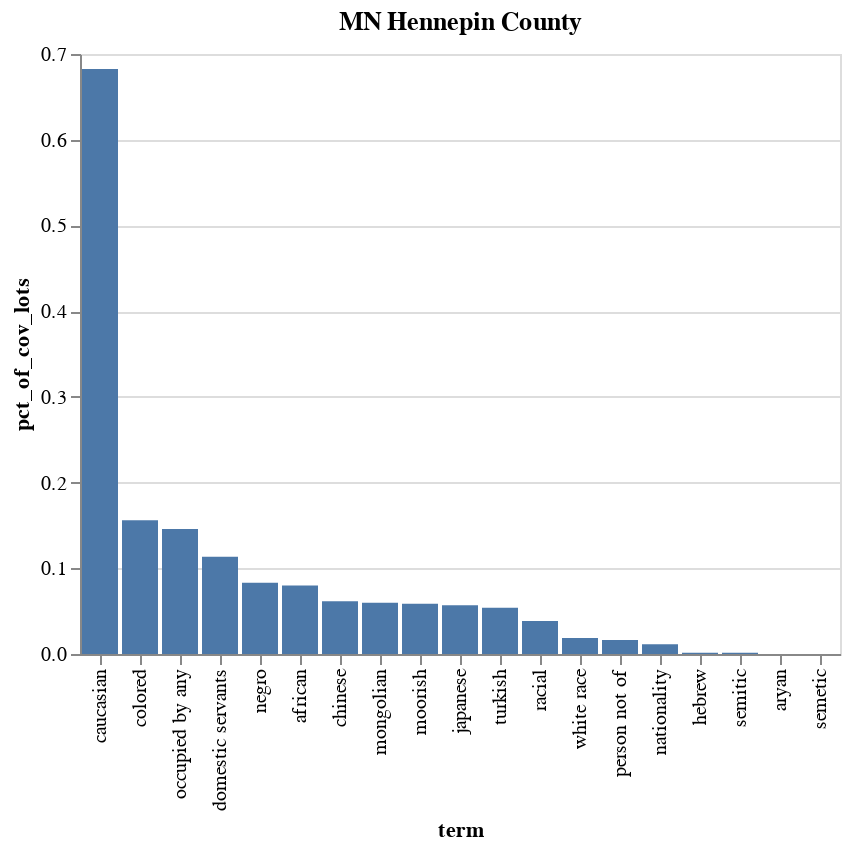
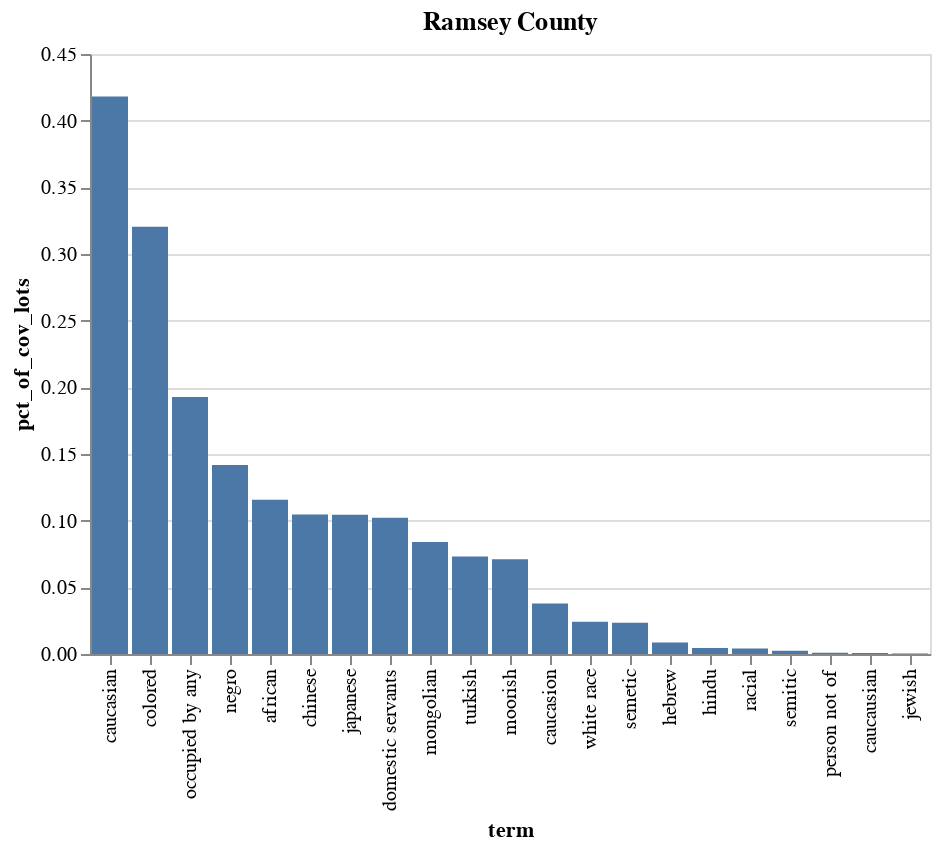
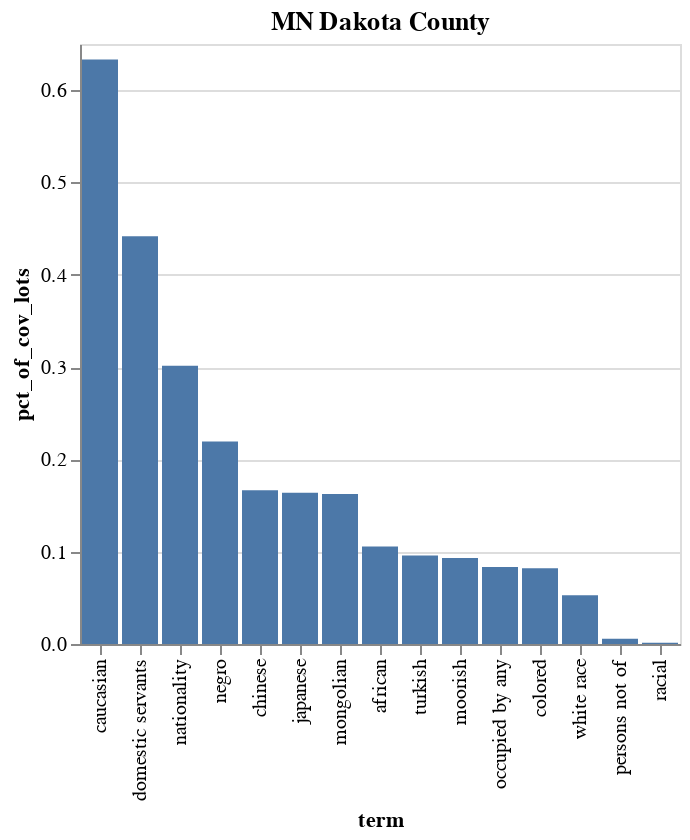
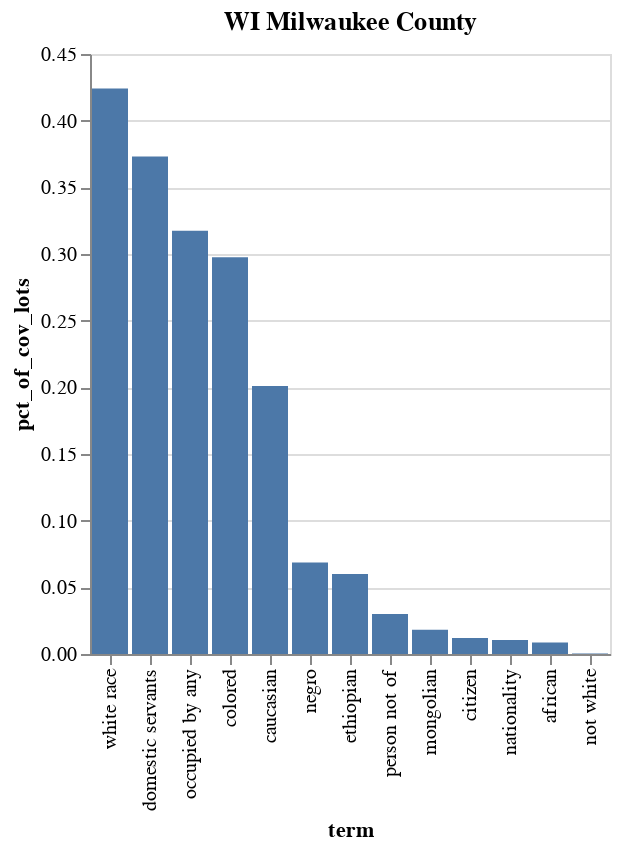

The cell these charts' notebook holds for them, in order:
### Code cell
for df in [hennepin_term_stats_by_lot, ramsey_term_stats_by_lot, dakota_term_stats_by_lot, milw_term_stats_by_lot, anoka_term_stats_by_lot]:
    chart = build_term_freq_chart(df)
    display(chart)

### Figure 1 — Vega-Lite specification as saved in the notebook (floating-point values rounded to 4 significant figures)
{"config": {"view": {"continuousWidth": 300, "continuousHeight": 300}}, "data": {"name": "data-8040854d47673d3a7b5708faa7be78b5"}, "mark": {"type": "bar"}, "encoding": {"x": {"field": "term", "sort": "-y", "type": "nominal"}, "y": {"field": "pct_of_cov_lots", "type": "quantitative"}}, "title": "MN Hennepin County", "$schema": "https://vega.github.io/schema/vega-lite/v5.8.0.json", "datasets": {"data-8040854d47673d3a7b5708faa7be78b5": [{"workflow": "MN Hennepin County", "term": "caucasian", "term_lot_count": 16461, "all_term_lot_count": 24118, "solo_lot_count": 10510, "solo_lot_pct": 0.6385, "median_num_terms": 1.0, "pct_of_cov_lots": 0.6825}, {"workflow": "MN Hennepin County", "term": "colored", "term_lot_count": 3766, "all_term_lot_count": 24118, "solo_lot_count": 3403, "solo_lot_pct": 0.9036, "median_num_terms": 1.0, "pct_of_cov_lots": 0.1561}, {"workflow": "MN Hennepin County", "term": "occupied by any", "term_lot_count": 3519, "all_term_lot_count": 24118, "solo_lot_count": 36, "solo_lot_pct": 0.01023, "median_num_terms": 2.0, "pct_of_cov_lots": 0.1459}, {"workflow": "MN Hennepin County", "term": "domestic servants", "term_lot_count": 2739, "all_term_lot_count": 24118, "solo_lot_count": 0, "solo_lot_pct": 0.0, "median_num_terms": 2.0, "pct_of_cov_lots": 0.1136}, {"workflow": "MN Hennepin County", "term": "negro", "term_lot_count": 2007, "all_term_lot_count": 24118, "solo_lot_count": 330, "solo_lot_pct": 0.1644, "median_num_terms": 7.0, "pct_of_cov_lots": 0.08322}, {"workflow": "MN Hennepin County", "term": "african", "term_lot_count": 1925, "all_term_lot_count": 24118, "solo_lot_count": 399, "solo_lot_pct": 0.2073, "median_num_terms": 7.0, "pct_of_cov_lots": 0.07982}, {"workflow": "MN Hennepin County", "term": "chinese", "term_lot_count": 1486, "all_term_lot_count": 24118, "solo_lot_count": 0, "solo_lot_pct": 0.0, "median_num_terms": 7.0, "pct_of_cov_lots": 0.06161}, {"workflow": "MN Hennepin County", "term": "mongolian", "term_lot_count": 1445, "all_term_lot_count": 24118, "solo_lot_count": 0, "solo_lot_pct": 0.0, "median_num_terms": 7.0, "pct_of_cov_lots": 0.05991}, {"workflow": "MN Hennepin County", "term": "moorish", "term_lot_count": 1416, "all_term_lot_count": 24118, "solo_lot_count": 0, "solo_lot_pct": 0.0, "median_num_terms": 7.0, "pct_of_cov_lots": 0.05871}, {"workflow": "MN Hennepin County", "term": "japanese", "term_lot_count": 1371, "all_term_lot_count": 24118, "solo_lot_count": 0, "solo_lot_pct": 0.0, "median_num_terms": 7.0, "pct_of_cov_lots": 0.05685}, {"workflow": "MN Hennepin County", "term": "turkish", "term_lot_count": 1301, "all_term_lot_count": 24118, "solo_lot_count": 0, "solo_lot_pct": 0.0, "median_num_terms": 7.0, "pct_of_cov_lots": 0.05394}, {"workflow": "MN Hennepin County", "term": "racial", "term_lot_count": 927, "all_term_lot_count": 24118, "solo_lot_count": 926, "solo_lot_pct": 0.9989, "median_num_terms": 1.0, "pct_of_cov_lots": 0.03844}, {"workflow": "MN Hennepin County", "term": "white race", "term_lot_count": 452, "all_term_lot_count": 24118, "solo_lot_count": 408, "solo_lot_pct": 0.9027, "median_num_terms": 1.0, "pct_of_cov_lots": 0.01874}, {"workflow": "MN Hennepin County", "term": "person not of", "term_lot_count": 397, "all_term_lot_count": 24118, "solo_lot_count": 0, "solo_lot_pct": 0.0, "median_num_terms": 2.0, "pct_of_cov_lots": 0.01646}, {"workflow": "MN Hennepin County", "term": "nationality", "term_lot_count": 276, "all_term_lot_count": 24118, "solo_lot_count": 0, "solo_lot_pct": 0.0, "median_num_terms": 3.0, "pct_of_cov_lots": 0.01144}, {"workflow": "MN Hennepin County", "term": "hebrew", "term_lot_count": 37, "all_term_lot_count": 24118, "solo_lot_count": 0, "solo_lot_pct": 0.0, "median_num_terms": 3.0, "pct_of_cov_lots": 0.001534}, {"workflow": "MN Hennepin County", "term": "semitic", "term_lot_count": 32, "all_term_lot_count": 24118, "solo_lot_count": 0, "solo_lot_pct": 0.0, "median_num_terms": 8.0, "pct_of_cov_lots": 0.001327}, {"workflow": "MN Hennepin County", "term": " aryan", "term_lot_count": 3, "all_term_lot_count": 24118, "solo_lot_count": 0, "solo_lot_pct": 0.0, "median_num_terms": 2.0, "pct_of_cov_lots": 0.0001244}, {"workflow": "MN Hennepin County", "term": "semetic", "term_lot_count": 1, "all_term_lot_count": 24118, "solo_lot_count": 0, "solo_lot_pct": 0.0, "median_num_terms": 8.0, "pct_of_cov_lots": 4.146e-05}]}}

### Figure 2 — Vega-Lite specification as saved in the notebook (floating-point values rounded to 4 significant figures)
{"config": {"view": {"continuousWidth": 300, "continuousHeight": 300}}, "data": {"name": "data-d94555aafae2032589b5af17067d7afe"}, "mark": {"type": "bar"}, "encoding": {"x": {"field": "term", "sort": "-y", "type": "nominal"}, "y": {"field": "pct_of_cov_lots", "type": "quantitative"}}, "title": "Ramsey County", "$schema": "https://vega.github.io/schema/vega-lite/v5.8.0.json", "datasets": {"data-d94555aafae2032589b5af17067d7afe": [{"workflow": "Ramsey County", "term": "caucasian", "term_lot_count": 2282, "all_term_lot_count": 5458, "solo_lot_count": 1035, "solo_lot_pct": 0.4535, "median_num_terms": 2.0, "pct_of_cov_lots": 0.4181}, {"workflow": "Ramsey County", "term": "colored", "term_lot_count": 1749, "all_term_lot_count": 5458, "solo_lot_count": 1564, "solo_lot_pct": 0.8942, "median_num_terms": 1.0, "pct_of_cov_lots": 0.3204}, {"workflow": "Ramsey County", "term": "occupied by any", "term_lot_count": 1052, "all_term_lot_count": 5458, "solo_lot_count": 4, "solo_lot_pct": 0.003802, "median_num_terms": 2.0, "pct_of_cov_lots": 0.1927}, {"workflow": "Ramsey County", "term": "negro", "term_lot_count": 774, "all_term_lot_count": 5458, "solo_lot_count": 55, "solo_lot_pct": 0.07106, "median_num_terms": 6.0, "pct_of_cov_lots": 0.1418}, {"workflow": "Ramsey County", "term": "african", "term_lot_count": 631, "all_term_lot_count": 5458, "solo_lot_count": 199, "solo_lot_pct": 0.3154, "median_num_terms": 7.0, "pct_of_cov_lots": 0.1156}, {"workflow": "Ramsey County", "term": "chinese", "term_lot_count": 571, "all_term_lot_count": 5458, "solo_lot_count": 0, "solo_lot_pct": 0.0, "median_num_terms": 7.0, "pct_of_cov_lots": 0.1046}, {"workflow": "Ramsey County", "term": "japanese", "term_lot_count": 570, "all_term_lot_count": 5458, "solo_lot_count": 0, "solo_lot_pct": 0.0, "median_num_terms": 7.0, "pct_of_cov_lots": 0.1044}, {"workflow": "Ramsey County", "term": "domestic servants", "term_lot_count": 558, "all_term_lot_count": 5458, "solo_lot_count": 0, "solo_lot_pct": 0.0, "median_num_terms": 2.0, "pct_of_cov_lots": 0.1022}, {"workflow": "Ramsey County", "term": "mongolian", "term_lot_count": 458, "all_term_lot_count": 5458, "solo_lot_count": 0, "solo_lot_pct": 0.0, "median_num_terms": 7.0, "pct_of_cov_lots": 0.08391}, {"workflow": "Ramsey County", "term": "turkish", "term_lot_count": 399, "all_term_lot_count": 5458, "solo_lot_count": 0, "solo_lot_pct": 0.0, "median_num_terms": 7.0, "pct_of_cov_lots": 0.0731}, {"workflow": "Ramsey County", "term": "moorish", "term_lot_count": 388, "all_term_lot_count": 5458, "solo_lot_count": 0, "solo_lot_pct": 0.0, "median_num_terms": 7.0, "pct_of_cov_lots": 0.07109}, {"workflow": "Ramsey County", "term": "caucasion", "term_lot_count": 207, "all_term_lot_count": 5458, "solo_lot_count": 206, "solo_lot_pct": 0.9952, "median_num_terms": 1.0, "pct_of_cov_lots": 0.03793}, {"workflow": "Ramsey County", "term": "white race", "term_lot_count": 132, "all_term_lot_count": 5458, "solo_lot_count": 131, "solo_lot_pct": 0.9924, "median_num_terms": 1.0, "pct_of_cov_lots": 0.02418}, {"workflow": "Ramsey County", "term": "semetic", "term_lot_count": 128, "all_term_lot_count": 5458, "solo_lot_count": 79, "solo_lot_pct": 0.6172, "median_num_terms": 1.0, "pct_of_cov_lots": 0.02345}, {"workflow": "Ramsey County", "term": "hebrew", "term_lot_count": 47, "all_term_lot_count": 5458, "solo_lot_count": 0, "solo_lot_pct": 0.0, "median_num_terms": 5.0, "pct_of_cov_lots": 0.008611}, {"workflow": "Ramsey County", "term": "hindu", "term_lot_count": 25, "all_term_lot_count": 5458, "solo_lot_count": 0, "solo_lot_pct": 0.0, "median_num_terms": 4.0, "pct_of_cov_lots": 0.00458}, {"workflow": "Ramsey County", "term": "racial", "term_lot_count": 23, "all_term_lot_count": 5458, "solo_lot_count": 23, "solo_lot_pct": 1.0, "median_num_terms": 1.0, "pct_of_cov_lots": 0.004214}, {"workflow": "Ramsey County", "term": "semitic", "term_lot_count": 13, "all_term_lot_count": 5458, "solo_lot_count": 1, "solo_lot_pct": 0.07692, "median_num_terms": 3.0, "pct_of_cov_lots": 0.002382}, {"workflow": "Ramsey County", "term": "person not of", "term_lot_count": 5, "all_term_lot_count": 5458, "solo_lot_count": 0, "solo_lot_pct": 0.0, "median_num_terms": 3.0, "pct_of_cov_lots": 0.0009161}, {"workflow": "Ramsey County", "term": "caucausian", "term_lot_count": 4, "all_term_lot_count": 5458, "solo_lot_count": 0, "solo_lot_pct": 0.0, "median_num_terms": 2.0, "pct_of_cov_lots": 0.0007329}, {"workflow": "Ramsey County", "term": "jewish", "term_lot_count": 2, "all_term_lot_count": 5458, "solo_lot_count": 0, "solo_lot_pct": 0.0, "median_num_terms": 2.0, "pct_of_cov_lots": 0.0003664}]}}

### Figure 3 — Vega-Lite specification as saved in the notebook (floating-point values rounded to 4 significant figures)
{"config": {"view": {"continuousWidth": 300, "continuousHeight": 300}}, "data": {"name": "data-e1698187e3cbf668bf40cfba45646eb4"}, "mark": {"type": "bar"}, "encoding": {"x": {"field": "term", "sort": "-y", "type": "nominal"}, "y": {"field": "pct_of_cov_lots", "type": "quantitative"}}, "title": "MN Dakota County", "$schema": "https://vega.github.io/schema/vega-lite/v5.8.0.json", "datasets": {"data-e1698187e3cbf668bf40cfba45646eb4": [{"workflow": "MN Dakota County", "term": "caucasian", "term_lot_count": 456, "all_term_lot_count": 720, "solo_lot_count": 120, "solo_lot_pct": 0.2632, "median_num_terms": 2.0, "pct_of_cov_lots": 0.6333}, {"workflow": "MN Dakota County", "term": "domestic servants", "term_lot_count": 318, "all_term_lot_count": 720, "solo_lot_count": 0, "solo_lot_pct": 0.0, "median_num_terms": 3.0, "pct_of_cov_lots": 0.4417}, {"workflow": "MN Dakota County", "term": "nationality", "term_lot_count": 217, "all_term_lot_count": 720, "solo_lot_count": 0, "solo_lot_pct": 0.0, "median_num_terms": 3.0, "pct_of_cov_lots": 0.3014}, {"workflow": "MN Dakota County", "term": "negro", "term_lot_count": 158, "all_term_lot_count": 720, "solo_lot_count": 35, "solo_lot_pct": 0.2215, "median_num_terms": 3.0, "pct_of_cov_lots": 0.2194}, {"workflow": "MN Dakota County", "term": "chinese", "term_lot_count": 120, "all_term_lot_count": 720, "solo_lot_count": 0, "solo_lot_pct": 0.0, "median_num_terms": 7.0, "pct_of_cov_lots": 0.1667}, {"workflow": "MN Dakota County", "term": "japanese", "term_lot_count": 118, "all_term_lot_count": 720, "solo_lot_count": 0, "solo_lot_pct": 0.0, "median_num_terms": 7.0, "pct_of_cov_lots": 0.1639}, {"workflow": "MN Dakota County", "term": "mongolian", "term_lot_count": 117, "all_term_lot_count": 720, "solo_lot_count": 0, "solo_lot_pct": 0.0, "median_num_terms": 7.0, "pct_of_cov_lots": 0.1625}, {"workflow": "MN Dakota County", "term": "african", "term_lot_count": 76, "all_term_lot_count": 720, "solo_lot_count": 7, "solo_lot_pct": 0.09211, "median_num_terms": 7.0, "pct_of_cov_lots": 0.1056}, {"workflow": "MN Dakota County", "term": "turkish", "term_lot_count": 69, "all_term_lot_count": 720, "solo_lot_count": 0, "solo_lot_pct": 0.0, "median_num_terms": 7.0, "pct_of_cov_lots": 0.09583}, {"workflow": "MN Dakota County", "term": "moorish", "term_lot_count": 67, "all_term_lot_count": 720, "solo_lot_count": 0, "solo_lot_pct": 0.0, "median_num_terms": 7.0, "pct_of_cov_lots": 0.09306}, {"workflow": "MN Dakota County", "term": "occupied by any", "term_lot_count": 60, "all_term_lot_count": 720, "solo_lot_count": 0, "solo_lot_pct": 0.0, "median_num_terms": 2.0, "pct_of_cov_lots": 0.08333}, {"workflow": "MN Dakota County", "term": "colored", "term_lot_count": 59, "all_term_lot_count": 720, "solo_lot_count": 11, "solo_lot_pct": 0.1864, "median_num_terms": 2.0, "pct_of_cov_lots": 0.08194}, {"workflow": "MN Dakota County", "term": "white race", "term_lot_count": 38, "all_term_lot_count": 720, "solo_lot_count": 0, "solo_lot_pct": 0.0, "median_num_terms": 2.0, "pct_of_cov_lots": 0.05278}, {"workflow": "MN Dakota County", "term": "persons not of", "term_lot_count": 4, "all_term_lot_count": 720, "solo_lot_count": 0, "solo_lot_pct": 0.0, "median_num_terms": 2.0, "pct_of_cov_lots": 0.005556}, {"workflow": "MN Dakota County", "term": "racial", "term_lot_count": 1, "all_term_lot_count": 720, "solo_lot_count": 1, "solo_lot_pct": 1.0, "median_num_terms": 1.0, "pct_of_cov_lots": 0.001389}]}}

### Figure 4 — Vega-Lite specification as saved in the notebook (floating-point values rounded to 4 significant figures)
{"config": {"view": {"continuousWidth": 300, "continuousHeight": 300}}, "data": {"name": "data-b1b5cc24ee2f61ab5a4f7acffd62bc24"}, "mark": {"type": "bar"}, "encoding": {"x": {"field": "term", "sort": "-y", "type": "nominal"}, "y": {"field": "pct_of_cov_lots", "type": "quantitative"}}, "title": "WI Milwaukee County", "$schema": "https://vega.github.io/schema/vega-lite/v5.8.0.json", "datasets": {"data-b1b5cc24ee2f61ab5a4f7acffd62bc24": [{"workflow": "WI Milwaukee County", "term": "white race", "term_lot_count": 8497, "all_term_lot_count": 20030, "solo_lot_count": 1133, "solo_lot_pct": 0.1333, "median_num_terms": 2.0, "pct_of_cov_lots": 0.4242}, {"workflow": "WI Milwaukee County", "term": "domestic servants", "term_lot_count": 7472, "all_term_lot_count": 20030, "solo_lot_count": 286, "solo_lot_pct": 0.03828, "median_num_terms": 2.0, "pct_of_cov_lots": 0.373}, {"workflow": "WI Milwaukee County", "term": "occupied by any", "term_lot_count": 6358, "all_term_lot_count": 20030, "solo_lot_count": 0, "solo_lot_pct": 0.0, "median_num_terms": 3.0, "pct_of_cov_lots": 0.3174}, {"workflow": "WI Milwaukee County", "term": "colored", "term_lot_count": 5959, "all_term_lot_count": 20030, "solo_lot_count": 5229, "solo_lot_pct": 0.8775, "median_num_terms": 1.0, "pct_of_cov_lots": 0.2975}, {"workflow": "WI Milwaukee County", "term": "caucasian", "term_lot_count": 4025, "all_term_lot_count": 20030, "solo_lot_count": 632, "solo_lot_pct": 0.157, "median_num_terms": 2.0, "pct_of_cov_lots": 0.2009}, {"workflow": "WI Milwaukee County", "term": "negro", "term_lot_count": 1373, "all_term_lot_count": 20030, "solo_lot_count": 2, "solo_lot_pct": 0.001457, "median_num_terms": 2.0, "pct_of_cov_lots": 0.06855}, {"workflow": "WI Milwaukee County", "term": "ethiopian", "term_lot_count": 1200, "all_term_lot_count": 20030, "solo_lot_count": 0, "solo_lot_pct": 0.0, "median_num_terms": 2.0, "pct_of_cov_lots": 0.05991}, {"workflow": "WI Milwaukee County", "term": "person not of", "term_lot_count": 601, "all_term_lot_count": 20030, "solo_lot_count": 0, "solo_lot_pct": 0.0, "median_num_terms": 2.0, "pct_of_cov_lots": 0.03}, {"workflow": "WI Milwaukee County", "term": "mongolian", "term_lot_count": 363, "all_term_lot_count": 20030, "solo_lot_count": 0, "solo_lot_pct": 0.0, "median_num_terms": 2.0, "pct_of_cov_lots": 0.01812}, {"workflow": "WI Milwaukee County", "term": "citizen", "term_lot_count": 240, "all_term_lot_count": 20030, "solo_lot_count": 0, "solo_lot_pct": 0.0, "median_num_terms": 3.0, "pct_of_cov_lots": 0.01198}, {"workflow": "WI Milwaukee County", "term": "nationality", "term_lot_count": 209, "all_term_lot_count": 20030, "solo_lot_count": 0, "solo_lot_pct": 0.0, "median_num_terms": 3.0, "pct_of_cov_lots": 0.01043}, {"workflow": "WI Milwaukee County", "term": "african", "term_lot_count": 171, "all_term_lot_count": 20030, "solo_lot_count": 161, "solo_lot_pct": 0.9415, "median_num_terms": 1.0, "pct_of_cov_lots": 0.008537}, {"workflow": "WI Milwaukee County", "term": " not white", "term_lot_count": 7, "all_term_lot_count": 20030, "solo_lot_count": 0, "solo_lot_pct": 0.0, "median_num_terms": 2.0, "pct_of_cov_lots": 0.0003495}]}}
